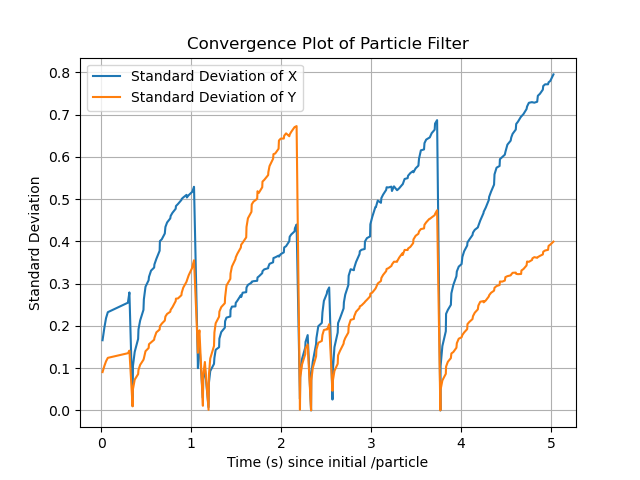

Here is the Python script that generated this plot:
#!/usr/bin/env python3
import rclpy
from rclpy.node import Node
from visualization_msgs.msg import Marker
import numpy as np
import matplotlib.pyplot as plt
import matplotlib.ticker as ticker

class ConvergencePlotter(Node):
    def __init__(self):
        super().__init__('convergence_plotter')
        self.initial_time = None  # This will hold the time (in seconds) when the initial /particle is received.
        self.times = []           # Relative times (in seconds) of each /particle_estimate message.
        self.std_xs = []          # Standard deviation of x values for each /particle_estimate message.
        self.std_ys = []          # Standard deviation of y values for each /particle_estimate message.
        self.initial_received = False

        # Subscribe to the initial particle topic (/particle)
        self.create_subscription(Marker, '/particle', self.particle_callback, 10)
        # Subscribe to the particle estimate topic (/particle_estimate)
        self.create_subscription(Marker, '/particle_estimate', self.particle_estimate_callback, 10)
        self.get_logger().info('ConvergencePlotter node started.')

    def particle_callback(self, msg):
        # Only process the first /particle message (initial pose)
        if not self.initial_received:
            sec, nsec = self.get_clock().now().seconds_nanoseconds()
            now = sec + nsec * 1e-9 
            self.initial_time = now
            self.initial_received = True
            xs = [p.x for p in msg.points]
            ys = [p.y for p in msg.points]
            std_x = np.std(xs)
            std_y = np.std(ys)
            self.get_logger().info(f'Initial /particle message received: std_x = {std_x:.3f}, std_y = {std_y:.3f}')
        else:
            self.get_logger().info('Ignoring additional /particle messages.')

    def particle_estimate_callback(self, msg):
        if not self.initial_received:
            # Ignore estimates until the initial pose has been set
            # self.get_logger().info('Ignoring /particle_estimate message before initial /particle.')
            sec, nsec = self.get_clock().now().seconds_nanoseconds()
            now = sec + nsec * 1e-9
            self.get_logger().info('Initial particle message recieved at {now} seconds.')
            self.initial_time = now
            self.initial_received = True
            xs = [p.x for p in msg.points]
            ys = [p.y for p in msg.points]
            std_x = np.std(xs)
            std_y = np.std(ys)
            self.get_logger().info(f'Initial /particle message received: std_x = {std_x:.3f}, std_y = {std_y:.3f}')
            return
        sec, nsec = self.get_clock().now().seconds_nanoseconds()
        now = sec + nsec * 1e-9
        rel_time = now - self.initial_time
        xs = [p.x for p in msg.points]
        ys = [p.y for p in msg.points]
        std_x = np.std(xs)
        std_y = np.std(ys)
        self.times.append(rel_time)
        self.std_xs.append(std_x)
        self.std_ys.append(std_y)
        self.get_logger().info(f'Time: {rel_time}s | std_x: {std_x:.3f} | std_y: {std_y:.3f}')
        # HACK to stop the node after 5 seconds
        if rel_time > 5:
            self.get_logger().info('Stopping data collection after 5 seconds.')
            raise KeyboardInterrupt

def main(args=None):
    rclpy.init(args=args)
    plotter = ConvergencePlotter()

    try:
        rclpy.spin(plotter)
    except KeyboardInterrupt:
        plotter.get_logger().info("KeyboardInterrupt detected, shutting down node...")
    finally:
        plotter.destroy_node()
        rclpy.shutdown()

        # Plot the convergence data after shutdown
        if plotter.times:
            fig, ax = plt.subplots()
            ax.plot(plotter.times, plotter.std_xs, label='Standard Deviation of X')
            ax.plot(plotter.times, plotter.std_ys, label='Standard Deviation of Y')
            ax.set_xlabel('Time (s) since initial /particle')
            ax.set_ylabel('Standard Deviation')
            ax.set_title('Convergence Plot of Particle Filter')
            ax.legend()
            ax.grid(True)
            
            ax.xaxis.set_major_formatter(ticker.FuncFormatter(lambda x, pos: f'{int(x)}'))

            plt.savefig("convergence_plot.png")
        else:
            print("No /particle_estimate messages were received to plot.")

if __name__ == '__main__':
    main()
